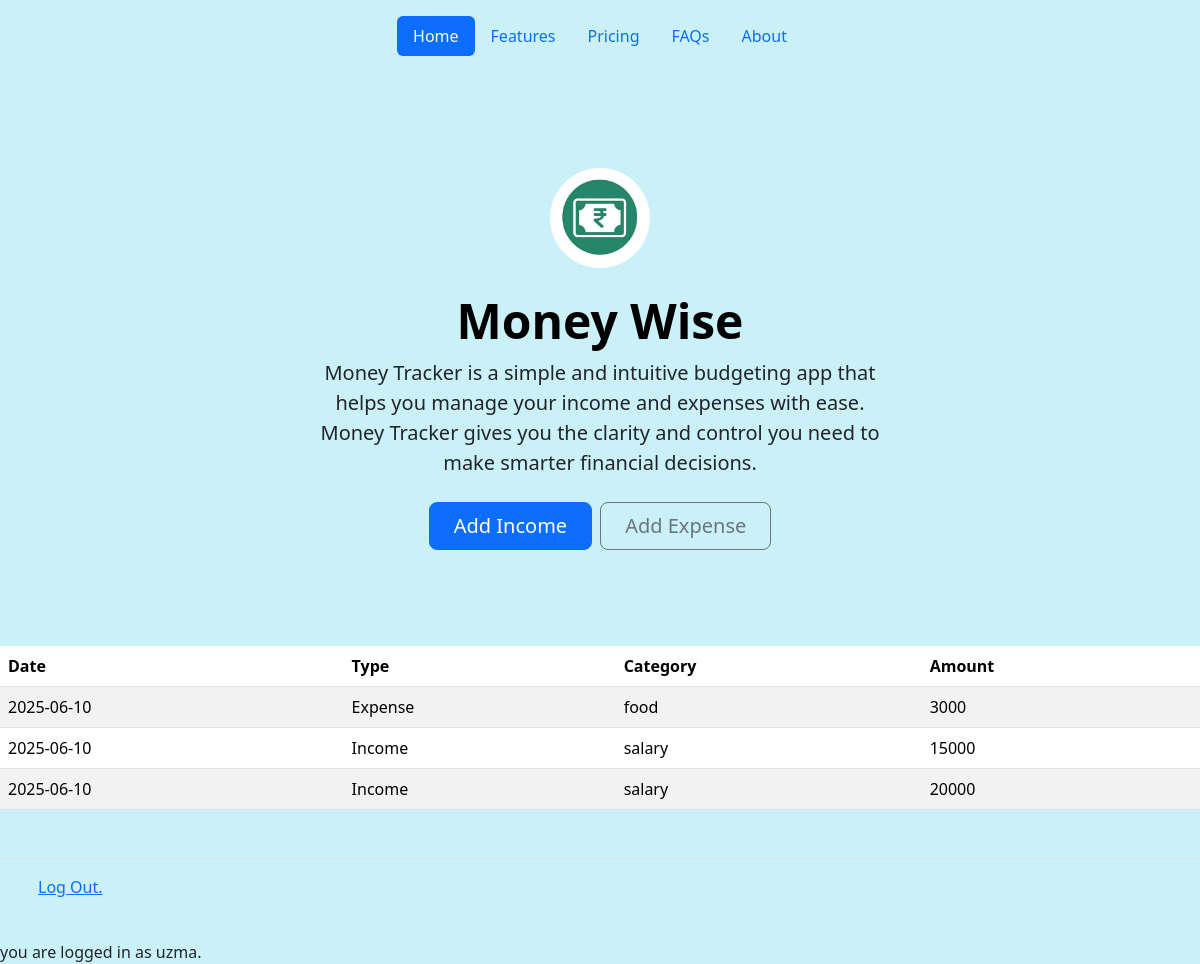
/ (signed in), run on the app's committed database.
### tables this page shows
CREATE TABLE budgetss(id INTEGER,nusername TEXT NOT NULL,date DATE NOT NULL,type TEXT NOT NULL,category TEXT,amount INTEGER NOT NULL,PRIMARY KEY(id) FOREIGN KEY(nusername) REFERENCES users(username));

### app.py (the view)
@app.route("/")
def index():
    budget = []
    if "user_email" in session:
        nusername_result = db.execute("SELECT username FROM users WHERE email = ?", session["user_email"])
        if nusername_result:
            nusername = nusername_result[0]["username"]
            budget = db.execute("SELECT * FROM budgetss WHERE nusername = ? ORDER BY id DESC", nusername)
    else:
            budget = db.execute("SELECT * FROM b ORDER BY id DESC")
            print("hi")
    return render_template("index.html",email=session.get("email"),budget=budget)

### templates/index.html
{% extends "layout.html" %}
{% block body %}
{% if email %}
<header class="d-flex justify-content-center py-3">
    <ul class="nav nav-pills">
        <li class="nav-item"><a href="#" class="nav-link active" aria-current="page">Home</a></li>
        <li class="nav-item"><a href="#" class="nav-link">Features</a></li>
        <li class="nav-item"><a href="#" class="nav-link">Pricing</a></li>
        <li class="nav-item"><a href="#" class="nav-link">FAQs</a></li>
        <li class="nav-item"><a href="#" class="nav-link">About</a></li>
    </ul>
</header>
<main>
    <div class="px-4 py-5 my-5 text-center"> <img class="d-block mx-auto mb-4"
            src="{{url_for('static',filename='logo.jpeg')}}" alt="" width="100" height="100" style="border-radius : 50%">
        <h1 class="display-5 fw-bold text-body-emphasis">Money Wise</h1>
        <div class="col-lg-6 mx-auto">
            <p class="lead mb-4">Money Tracker is a simple and intuitive budgeting app that helps you manage your income and expenses with ease. Money Tracker gives you the clarity and control you need to make smarter financial decisions.</p>
            <div class="d-grid gap-2 d-sm-flex justify-content-sm-center">
                <button type="button" class="btn btn-primary btn-lg px-4 gap-3" onclick="window.location.href='{{ url_for('income') }}'">Add Income</button>
                <button type="button" class="btn btn-outline-secondary btn-lg px-4" onclick="window.location.href='{{ url_for('income') }}'">Add Expense</button>
            </div>
        </div>
    </div>
<div>
    <table class="table table-striped my-5" >
        <thead>
            <tr>
            <th>Date</th>
            <th>Type</th>
            <th>Category</th>
            <th>Amount</th>
            </tr>
        </thead>
        <tbody>
                {% for item in budget %}
                    <tr>
                        <td>{{item.date}}</td>
                        <td>{{item.type}}</td>
                        <td>{{item.category}}</td>
                        <td>{{item.amount}}</td>
                    </tr>
                {% endfor %}
        </tbody>
    </table>
</div>
</main>
<footer class="d-flex flex-wrap justify-content-between align-items-center py-3 my-4 border-top">
    <div class="col-md-4 d-flex align-items-center">
        <a href="/" class="mb-3 me-2 mb-md-0 text-body-secondary text-decoration-none lh-1" aria-label="Bootstrap">
            <svg class="bi" width="30" height="24" aria-hidden="true">
                <use xlink:href="#bootstrap"></use>
            </svg>
        </a>
        <span class="mb-3 mb-md-0 text-body-secondary"><a href="/logout">Log Out.</a></span>
    </div>
    <ul class="nav col-md-4 justify-content-end list-unstyled d-flex">
        <li class="ms-3"><a class="text-body-secondary" href="#" aria-label="Instagram">
                <svg class="bi" width="24" height="24" aria-hidden="true">
                    <use xlink:href="#instagram"></use>
                </svg>
            </a>
        </li>
        <li class="ms-3"><a class="text-body-secondary" href="#" aria-label="Facebook">
                <svg class="bi" width="24" height="24">
                    <use xlink:href="#facebook"></use>
                </svg>
            </a>
        </li>
    </ul>
</footer>
you are logged in as {{ email }}.
{% else %}
you are not logged in <a href="/login">Log In.</a>
{% endif %}
{% endblock %}

### static/style.css (style rules this page uses)
body { background-color:#caf0f8; }

### data on the page
budgetss: date "2025-06-10", type "Expense", category "food", amount "3000"
budgetss: date "2025-06-10", type "Income", category "salary", amount "15000"
budgetss: date "2025-06-10", type "Income", category "salary", amount "20000"

### other printed values
{{ email }} "uzma"
